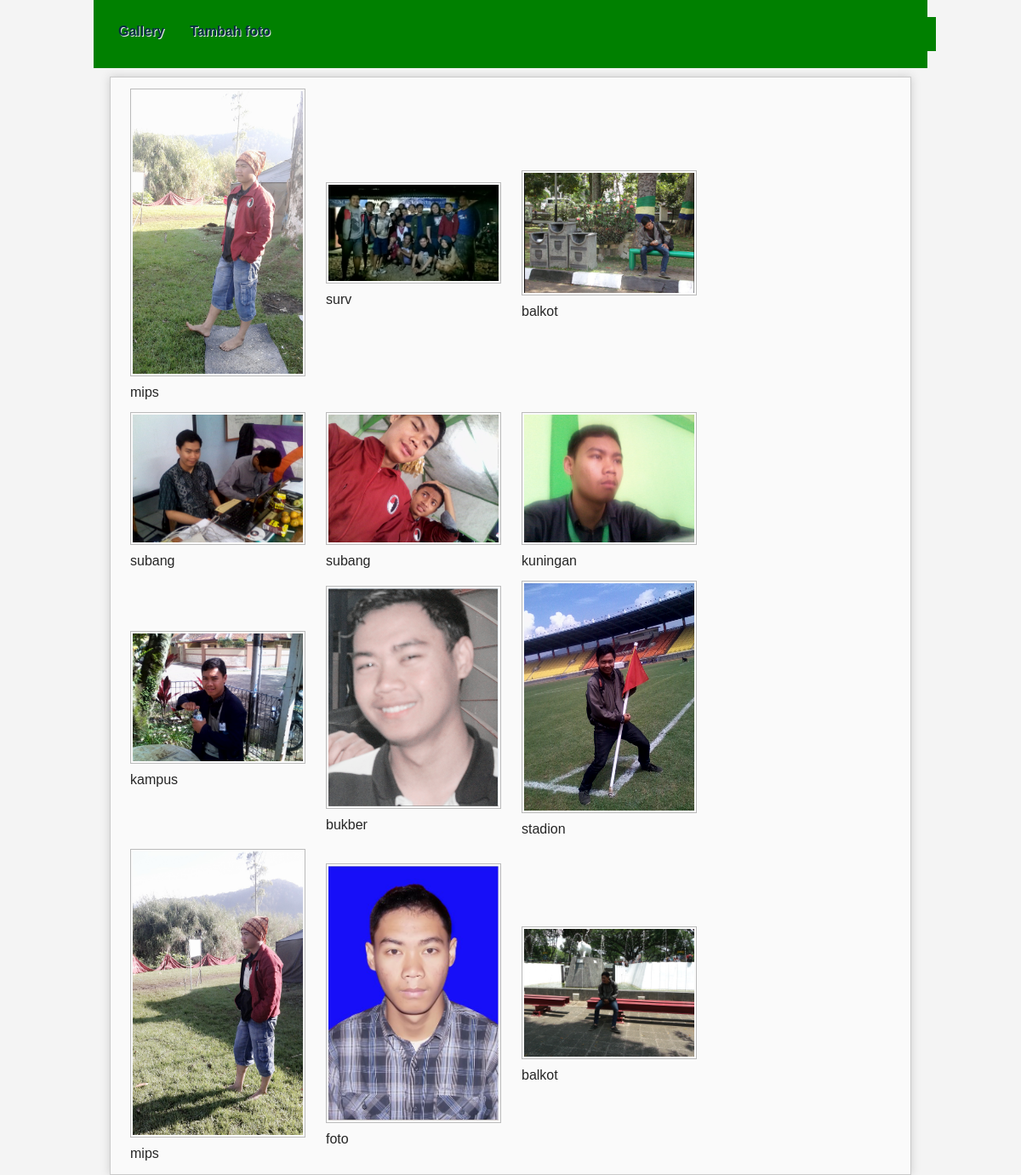
The page / on the database its author committed.
### tables this page shows
CREATE TABLE IF NOT EXISTS `foto` (
  `id` int(3) NOT NULL AUTO_INCREMENT,
  `nama_file` varchar(255) NOT NULL,
  `deskripsi` varchar(255) NOT NULL,
  PRIMARY KEY (`id`)
);

### gallery.php (the view, shortened to what this page needs)
<html>
<head>
	<link rel="stylesheet" type="text/css" href="./fancybox/jquery.fancybox-1.3.4.css" media="screen" />
 	<link rel="stylesheet" href="style.css" />
</head>
<body>
<?php
    $result = mysql_query("select * from foto");
    ?>
<table>
    <tr>
        <?php
        $i=1;
        while($row = mysql_fetch_array($result)){
        ?>
            <td>
                <a rel="example_group" href="upload/<?php echo $row['nama_file'];?>"><img src="upload/<?php echo $row['nama_file'];?>" alt="" width="200" border="0"/>
                </a>
                <br/><?php echo $row['deskripsi'];?>
                <br/>
            </td>
        <?php
            if($i % 3 == 0){
                echo '</tr><tr>';
            }
            $i++;
         }
         ?>
    </tr>
</table>
</body>
</html>

### index.php (shortened to what this page needs)
<html>
<head>
<link rel="stylesheet" href="style.css"/>
</head>
<body>
<div id="header">
<?php
include "header.php";?>
</div>
<div id="content">
<?php include "gallery.php"; ?>
</div>
</body>
</html>

### header.php (shortened to what this page needs)
<!DOCTYPE HTML>
<html>
<head>
    <link rel="stylesheet" href="style.css" type="text/css"/>
</head>
<body>
<div id="header">
<div id="navigation">
			<ul>
				<li><a href="index.php">Gallery</a></li>
				<li><a href="form.php">Tambah foto</a></li>
</ul>
</div>
</div>
</body>
</html>

### style.css (style rules this page uses)
html, body, div, ul { margin: 0; padding: 0; }
#header { width: 960px; margin: 0 auto; padding: 20px 10; position: relative; background-color: green; }
body { color: #262626; background: #f4f4f4; font: normal 12px/18px Verdana, sans-serif; }
#content { width: 900px; margin: 10px auto 0 auto; padding: 0 20px 10px 20px; border: solid 1px #cbcbcb; background: #fafafa; -moz-box-shadow: 0px 0px 10px #cbcbcb; -webkit-box-shadow: 0px 0px 10px #cbcbcb; }
a { outline: none; }
a img { border: 1px solid #BBB; padding: 2px; margin: 10px 20px 10px 0; vertical-align: top; }
ul { margin-bottom: 24px; padding-left: 30px; }
#navigation { background: url(../images/bg-menu-left-curve.gif) no-repeat left bottom; height: 47px; padding: 13px 0 0 4px; position: absolute; bottom: 0px; left: 0; }
#navigation ul { background: url(../images/bg-menu.gif) repeat-x; display: inline-block; height: 40px; width: 956px; list-style: none; margin: 0; padding: 4px 0 3px; }
#navigation li { float: left; font-size: 16px; line-height: 40px; margin: 0 5px; text-align: center; }
#navigation a { color: #092f44; font-weight: bold; padding: 0 10px; text-decoration: none; text-shadow: 1px 1px 0 #eaeaea; }

### rows shown on the page
foto: nama_file (picture), deskripsi "mips"
foto: nama_file (picture), deskripsi "surv"
foto: nama_file (picture), deskripsi "balkot"
foto: nama_file (picture), deskripsi "subang"
foto: nama_file (picture), deskripsi "subang"
foto: nama_file (picture), deskripsi "kuningan"
foto: nama_file (picture), deskripsi "kampus"
foto: nama_file (picture), deskripsi "bukber"
foto: nama_file (picture), deskripsi "stadion"
foto: nama_file (picture), deskripsi "mips"
foto: nama_file (picture), deskripsi "foto"
foto: nama_file (picture), deskripsi "balkot"
